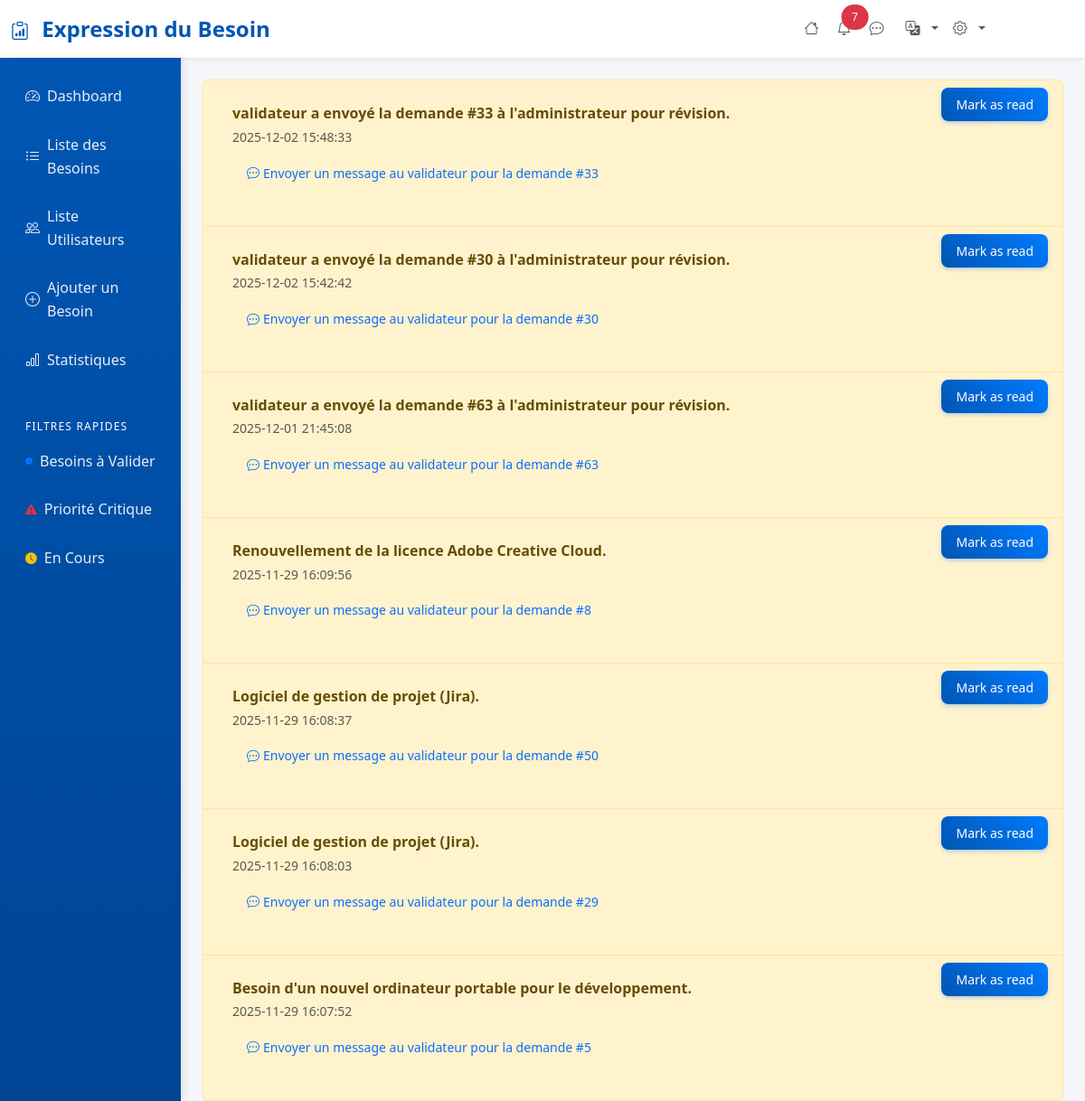
The page /pages/notifications.php (signed in) on the database as committed earlier.
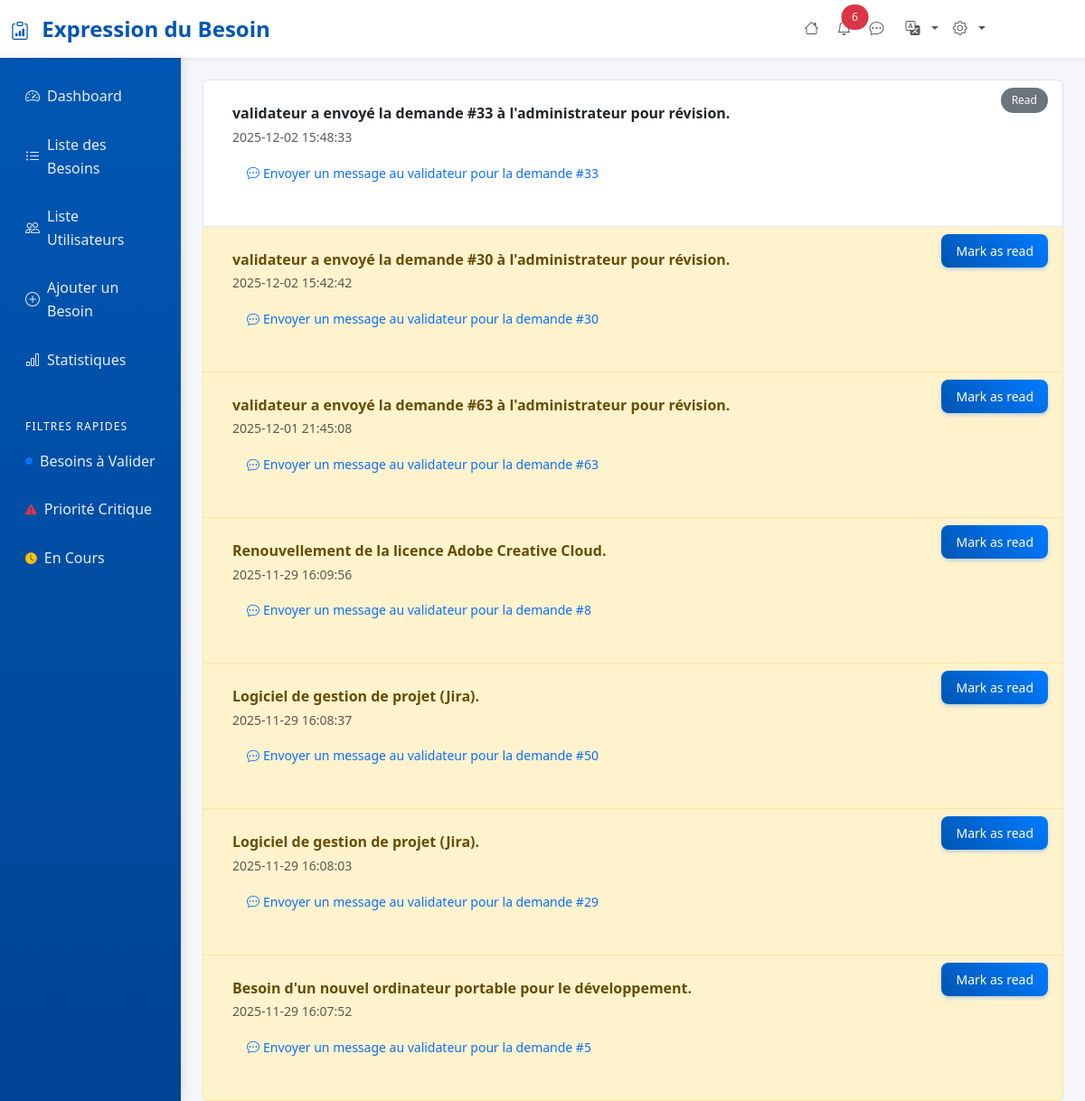
The same page on the database as committed later.
### tables this page shows
CREATE TABLE `notifications` (
  `id` int(11) NOT NULL,
  `service_id` int(11) NOT NULL,
  `is_just_for_admin` tinyint(1) NOT NULL DEFAULT 0,
  `seen` tinyint(1) NOT NULL DEFAULT 0,
  `demande_id` int(11) NOT NULL,
  `created_at` datetime NOT NULL DEFAULT current_timestamp(),
  `message` varchar(200) DEFAULT NULL,
  `validateur_id` int(11) DEFAULT NULL
);

### includes/functions.php (called while the page is built, shortened)
<?php
function getUnreadNotificationCount(int $serviceId,$isAdmin = 0): int {
    $pdo = getConnection();
    if($isAdmin == 1){
        $stmt = $pdo->prepare("SELECT COUNT(*) FROM notifications WHERE is_just_for_admin = 1 AND seen = 0");
        $stmt->execute();
        return (int) $stmt->fetchColumn();
    }
    $stmt = $pdo->prepare("SELECT COUNT(*) FROM notifications WHERE service_id = :service_id AND seen = 0");
    $stmt->execute([':service_id' => $serviceId]);
    return (int) $stmt->fetchColumn();
}
?>

### pages/notifications.php (the view, shortened to what the changed rows need)
<?php
include '../includes/header.php';
$pdo = getConnection();
$isAdmin = isset($_SESSION['user_role']) && $_SESSION['user_role'] === 'Administrateur' ? 1 : 0;
$serviceFilter = $isAdmin === 1 ? "" : " AND service_id = :uid";
$stmt = $pdo->prepare("
    SELECT demande_id, created_at, d.*, n.id as notification_id, seen, message, n.validateur_id
    FROM notifications n
    JOIN demandes d ON n.demande_id = d.id
    WHERE is_just_for_admin = :is_admin {$serviceFilter}
    ORDER BY created_at DESC
");
$params = ['is_admin' => $isAdmin];
$stmt->execute($params);
$notifications = $stmt->fetchAll(PDO::FETCH_ASSOC);
?>
<?php if (count($notifications) === 0): ?>
<p>No notifications.</p>
<?php else: ?>
<ul class="list-group mt-4">
    <?php foreach ($notifications as $n): ?>
    <li class="list-group-item d-flex justify-content-between align-items-start
                <?php if ($n['seen'] == 0) echo 'list-group-item-warning'; ?>">
        <div class="mb-3 p-3">
            <strong><?php echo htmlspecialchars($n['message'] ?? $n['description']); ?></strong><br>
            <small class="text-muted"><?php echo htmlspecialchars($n['created_at']); ?></small><br>
            <?php if ($isAdmin): ?>
            <small>
                <a href="../chat/chat_page.php?user_id=<?php echo $n['validateur_id']; ?>&message=<?php echo "Pourquoi cette demande {$n['demande_id']} est envoyer pour moi pour que je la valide?"; ?>" class="btn btn-sm btn-outline-primary mt-2 d-inline-flex align-items-center"
                    data-bs-toggle="modal" data-bs-target="#chatModal"
                    data-demande-id="<?php echo $n['demande_id']; ?>">
                    <i class="bi bi-chat-dots me-1"></i>
                        Envoyer un message au validateur pour la demande #<?php echo $n['demande_id']; ?>
                </a>
            </small>
            <?php endif; ?>
        </div>
        <div>
            <?php if ($n['seen'] == 0): ?>
            <a href="notifications.php?mark_read=<?php echo $n['notification_id']; ?>"
                class="btn btn-sm btn-primary">Mark as read</a>
            <?php else: ?>
            <span class="badge bg-secondary">Read</span>
            <?php endif; ?>
        </div>
    </li>
    <?php endforeach; ?>
</ul>
<?php endif; ?>
</div>
</body>
</html>

### includes/header.php (shortened to what the changed rows need)
<?php
require_once __DIR__ . '/functions.php';
$unreadCount = getUnreadNotificationCount($_SESSION['user_service'] ?? 0,
    isset($_SESSION['user_role']) && $_SESSION['user_role'] === 'Administrateur' ? 1 : 0
);
?>
<!DOCTYPE html>
<html lang="fr">
<head>
    <link href="https://cdn.jsdelivr.net/npm/bootstrap@5.3.2/dist/css/bootstrap.min.css" rel="stylesheet">
    <link href="https://cdn.jsdelivr.net/npm/bootstrap-icons@1.11.2/font/bootstrap-icons.css" rel="stylesheet">
    <link rel="stylesheet" href="assets/css/style.css">
    <link rel="stylesheet" href="https://cdnjs.cloudflare.com/ajax/libs/font-awesome/7.0.1/css/all.min.css"
 />
</head>
<body>
    <nav class="navbar navbar-expand-lg navbar-light bg-white shadow-sm">
        <div class="container-fluid">
            <div class="collapse navbar-collapse" id="navbarNav">
                <ul class="navbar-nav ms-auto">
                    <?php if($_SESSION['user_role'] != 'Demandeur'): ?>
                    <li class="nav-item position-relative">
                        <a class="nav-link" href="/besoins/pages/notifications.php">
                            <i class="bi bi-bell me-1"></i>
                            <?php if (!empty($unreadCount) && $unreadCount > 0): ?>
                            <span
                                class="position-absolute -top-2 start-1 translate-middle badge rounded-pill bg-danger">
                                <?= $unreadCount ?>
                            </span>
                            <?php endif; ?>
                        </a>
                    </li>
                    <?php endif; ?>
                </ul>
            </div>
        </div>
    </nav>
    <div class="container-fluid">
        <div class="row">
            <main class="col-md-9 ms-sm-auto mx-auto col-lg-10 px-md-4">

Rows that differ between the two databases and show on the page:
changed notifications "validateur a envoyé la demande #33 à l'administrateur pour révision.": seen "Mark as read" → "Read"
Other text that changed with them:
$unreadCount: "7" → "6"
